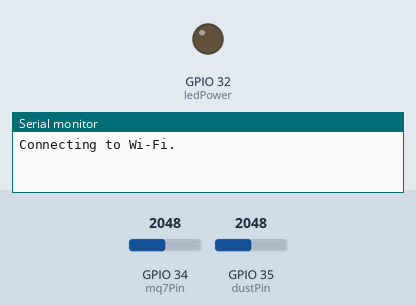
Bench run of a sketch on a simulated ESP32. On the bench: output pins drawn as LEDs (lit = HIGH), the last lines printed to the serial monitor. The test bench sets the inputs (shaded band); at power-on: GPIO 34 (mq7Pin) = 2048, GPIO 35 (dustPin) = 2048. WiFi joins after 1.5 s; servers stay silent unless stated.

Above: at 0.1 s.
At 2.7 s:
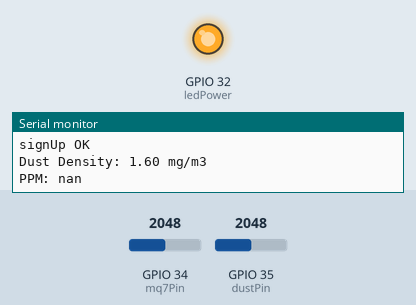
2.8 s: GPIO 34 (mq7Pin) set to 960
Timing chart, 0 to 5.8 s (numbered marks = the images above; inputs shaded):
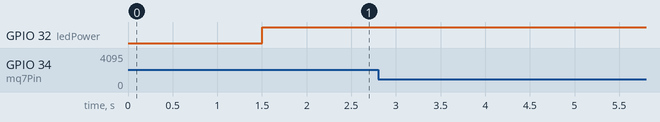

The sketch:

Arduino_Sensors_ESP32.ino
```cpp
#include<WiFi.h>
#include<Firebase_ESP_Client.h>
#include "addons/TokenHelper.h"
#include "addons/RTDBHelper.h"

#define WIFI_SSID "Try"
#define WIFI_PASSWORD "Du833a321"
#define API_KEY "AIzaSyASlnbXgOTeoMSeBtvpSlyHf7UF21EGYX4"
#define DATABASE_URL "https://esp32andfirebase-934c4-default-rtdb.asia-southeast1.firebasedatabase.app/"
#define FIREBASE_PROJECT_ID "esp32andfirebase-934c4"

// #define mq7Pin 34
// #define dustPin 35
// #define ledPower 32

// #define samplingTime 280
// #define deltaTime 40
// #define sleepTime 9680

int mq7Pin = 34; // The analog pin connected to the MQ-7 sensor
int dustPin = 35; // The digital pin connected to the dust sensor
int ledPower = 32;

int samplingTime = 280;
int deltaTime = 40;
int sleepTime = 9680;

float dustVal = 0;
float voltage = 0;
float dustDensity = 0;
float ratio = 0;
float sensor_volt = 0;
float sensorVal = 0;
float RS_gas = 0;
float R0 = 7200.0;

FirebaseData fbdo;
FirebaseAuth auth;
FirebaseConfig config;

unsigned long sendDataPrevMillis = 0;
bool signupOK = false;

void setup() {
  Serial.begin(115200); // Initialize the serial communication
  pinMode(ledPower, OUTPUT); // Set the dust sensor pin as an ouput

  WiFi.begin(WIFI_SSID, WIFI_PASSWORD);
  Serial.print("Connecting to Wi-Fi");
  while (WiFi.status() != WL_CONNECTED)
  {
    Serial.print(".");
    delay(300);
  }
  Serial.println();
  Serial.print("Connected with IP: ");
  Serial.println(WiFi.localIP());
  Serial.println();

  Serial.printf("Firebase Client v%s\n\n", FIREBASE_CLIENT_VERSION);

  config.api_key = API_KEY;
  config.database_url = DATABASE_URL;
  // config.signer.tokens.legacy_token = DATABASE_SECRET;

 if(Firebase.signUp(&config, &auth, "","")){
    Serial.println("signUp OK");
    signupOK = true;
   } else{
    Serial.printf("%s\n", config.signer.signupError.message.c_str());
   }

   config.token_status_callback = tokenStatusCallback;
   Firebase.begin(&config, &auth);
   Firebase.reconnectWiFi(true);
}

void loop() {
  if(Firebase.ready() && signupOK && (millis() - sendDataPrevMillis > 1000 || sendDataPrevMillis == 0)) {
    sendDataPrevMillis = millis();

  digitalWrite(ledPower, LOW);
  delayMicroseconds(samplingTime);

  dustVal = analogRead(dustPin); // Read dust sensor value

  delayMicroseconds(deltaTime);
  digitalWrite(ledPower, HIGH);
  delayMicroseconds(sleepTime);

  voltage = dustVal * (5.0 / 1024.0); // Convert dust sensor value to voltage
  dustDensity = 0.17 * voltage - 0.1; // Convert voltage to dust density (mg/m3)
  Serial.print("Dust Density: ");
  Serial.print(dustDensity);
  Serial.println(" mg/m3");
  delay(1000);

  // Read data from the MQ-7 sensor
  sensorVal = analogRead(mq7Pin);
  sensor_volt = sensorVal/1024*5.0;
   RS_gas = (5.0-sensor_volt)/sensor_volt;
   ratio = RS_gas/R0; //Replace R0 with the value found using the sketch above
   float x = 1538.46 * ratio;
   float ppm = pow(x,-1.709);
   Serial.print("PPM: ");
   Serial.println(ppm);
   delay(1000);

  FirebaseJson content;
  String documentPath = "dust_sensor/2I92Vl9tKQFLJwZ1n6ZY";

  content.set("fields/value/doubleValue",String(dustDensity).c_str());
//     content.set("fields/time/doubleValue","1681070452238");

  if (Firebase.Firestore.patchDocument(&fbdo, FIREBASE_PROJECT_ID, "" /* databaseId can be (default) or empty */, documentPath.c_str(), content.raw(),"value"))
    Serial.printf("ok\n%s\n\n", fbdo.payload().c_str());
  else
    Serial.println(fbdo.errorReason());
  if (Firebase.Firestore.createDocument(&fbdo, FIREBASE_PROJECT_ID, "" /* databaseId can be (default) or empty */, documentPath.c_str(), content.raw()))
    Serial.printf("ok\n%s\n\n", fbdo.payload().c_str());
  else
    Serial.println(fbdo.errorReason());

    String secondPath = "co_sensor/LXp82yLO5Pz3101mL0aX";

    content.set("fields/value/doubleValue",String(ppm).c_str());
//     content.set("fields/time/doubleValue","1681070452238");

     if (Firebase.Firestore.patchDocument(&fbdo, FIREBASE_PROJECT_ID, "" /* databaseId can be (default) or empty */, secondPath.c_str(), content.raw(),"value"))
      Serial.printf("ok\n%s\n\n", fbdo.payload().c_str());
     else
      Serial.println(fbdo.errorReason());
    if (Firebase.Firestore.createDocument(&fbdo, FIREBASE_PROJECT_ID, "" /* databaseId can be (default) or empty */, secondPath.c_str(), content.raw()))
      Serial.printf("ok\n%s\n\n", fbdo.payload().c_str());
     else
      Serial.println(fbdo.errorReason());
  }
}
```
